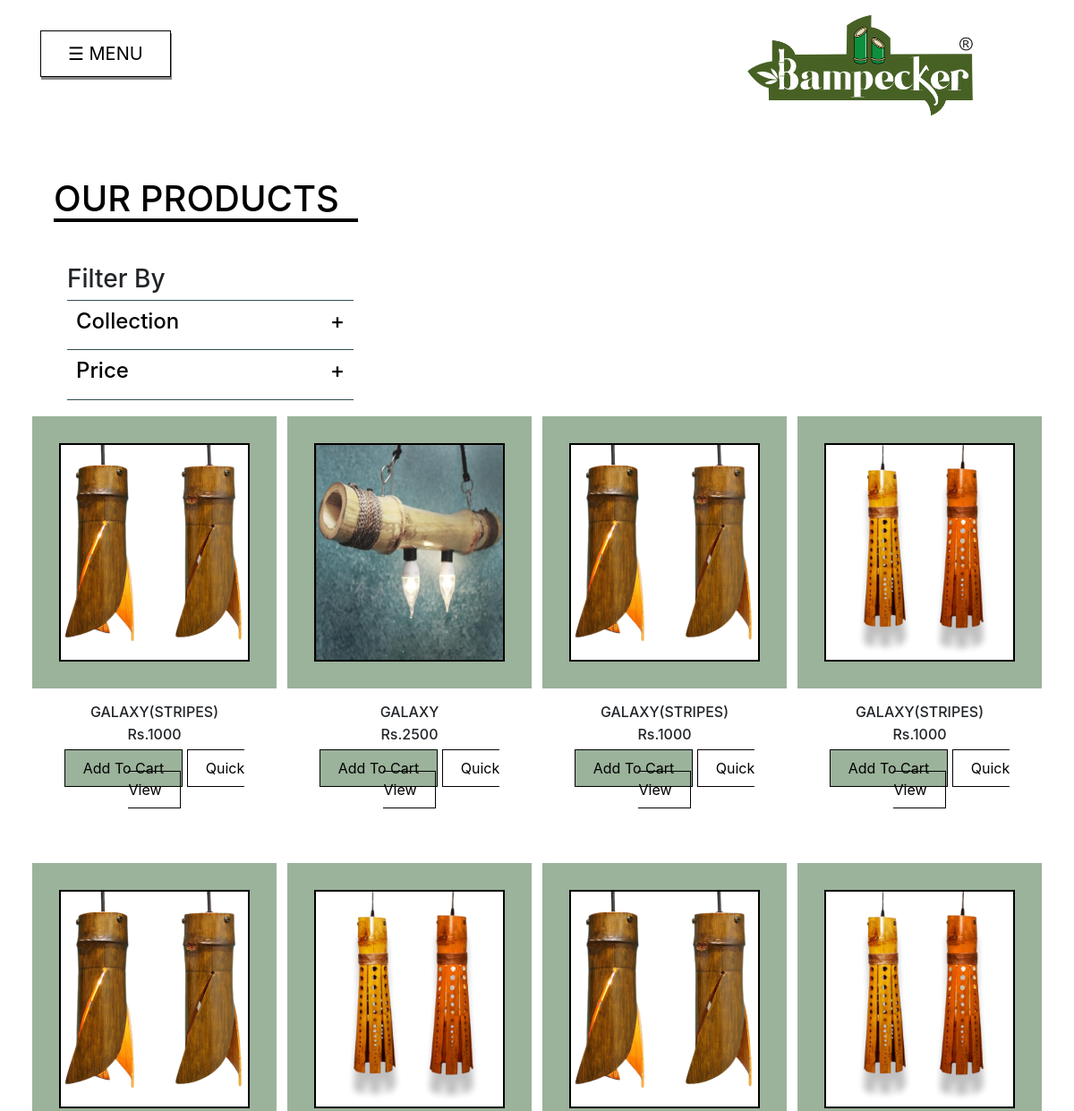
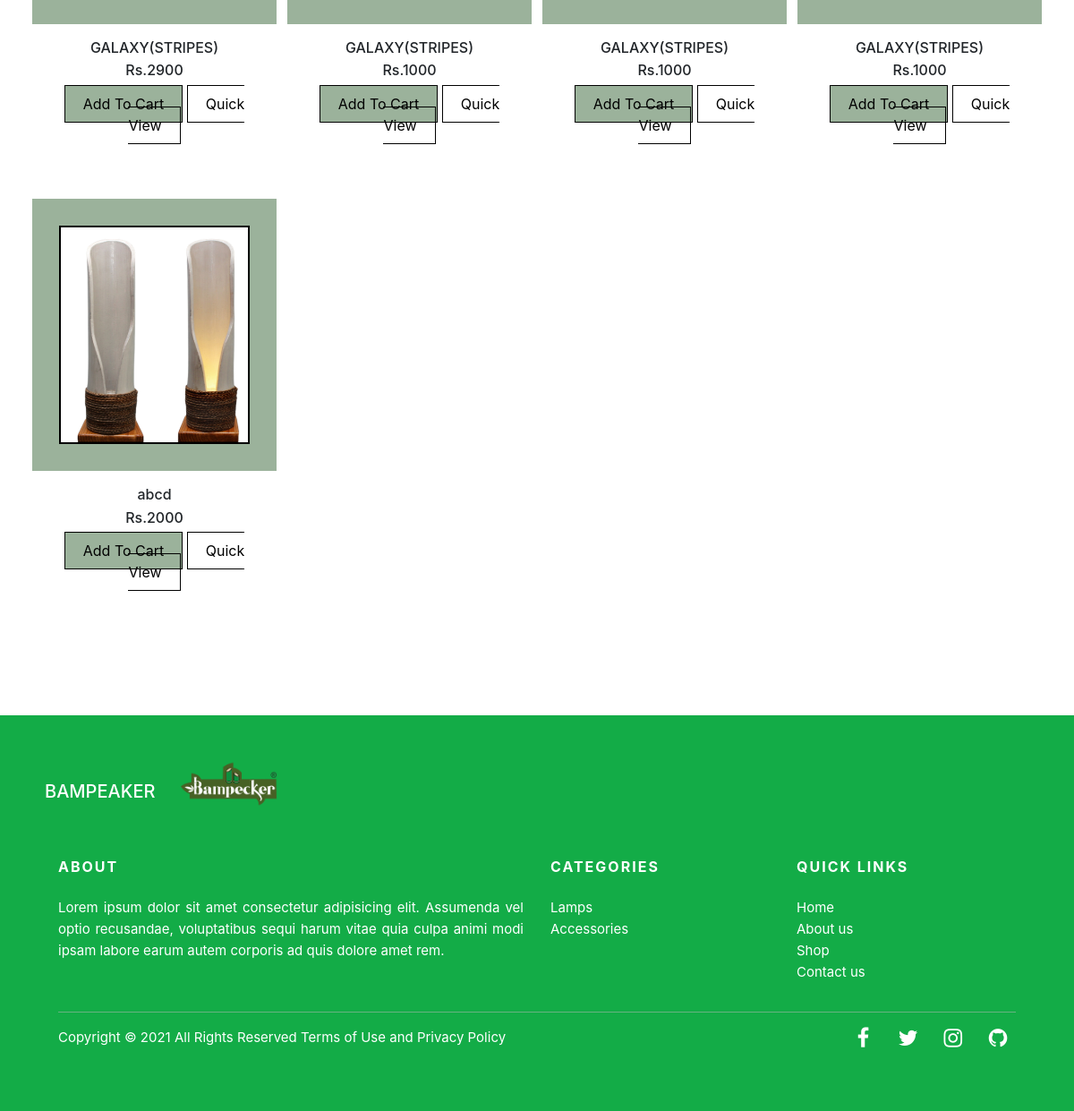
Screenshot of /our_product.php with the database file from the repository (2 pictures, top to bottom).
### tables this page shows
CREATE TABLE `products_tbl` (
  `id` int(11) NOT NULL,
  `name` varchar(50) NOT NULL,
  `image` varchar(50) NOT NULL,
  `price` float NOT NULL,
  `type` varchar(50) NOT NULL,
  `modal_no` varchar(50) NOT NULL,
  `length` varchar(50) NOT NULL,
  `diameter` varchar(50) NOT NULL,
  `description` varchar(1000) NOT NULL
);

### our_product.php (the view, shortened to what this page needs)
<?php include 'common/connect.php'; ?>
<body>
    <?php include 'common/header.php'; ?>
    <div class="container" style="margin-top:200px;">
        <div class="col-sm-4">
            <h1 style="border-bottom:4px solid black;">OUR PRODUCTS</h1>
        </div>
        <div class="col-12 col-sm-6 mt-5">
            <div class="col-sm-8 col-12">
                <div id="accordion" class="panel panel-primary behclick-panel">
                    <div class="panel-heading">
                        <h3 class="panel-title">Filter By</h3>
                    </div>
                    <div class="panel-body">
                        <div class="panel-heading ">
                            <h4 class="panel-title">
                                <a class="toggle_filter" data-toggle="collapse" href="#collapse1" style="color:black;">
                                    Collection
                                    <span style="float:right;">+</span>
                                </a>
                            </h4>
                        </div>
                        <div class="panel-heading ">
                            <h4 class="panel-title">
                                <a class="toggle_filter" data-toggle="collapse" href="#collapse0" style="color:black;">
                                    Price<span style="float:right;">+</span>
                                </a>
                            </h4>
                        </div>
                    </div>
                </div>
            </div>
        </div>
        <div class="row mt-5 our_products" style="text-align:center;">
            <?php
            if(isset($_GET['type'])){
                $type = $_GET['type'];
                $select_query_type = "SELECT * FROM `products_tbl` WHERE `type`='$type'";
                $select_result_type = mysqli_query($conn , $select_query_type);
                while($row = mysqli_fetch_assoc($select_result_type)){
                    ?>
                    <div class="col-12 col-sm-3">
                        <img src="assets/products/<?php echo $row['image'] ?>" alt="" class="img-fluid img_pro mb-5">
                        <h6 class="text-center name_val"><?php echo $row['name'] ?></h6>
                        <h6 class="text-center">Rs.<?php echo $row['price'] ?></h6>
                        <div class="mt-3 atc_qv" style="margin-bottom:100px;">
                          <a href="my_cart.php?id=<?php echo base64_encode($row['id']) ?>" class="atc" style="text-decoration:none;">Add To Cart</a>
                          <a href="product_detail.php?id=<?php echo base64_encode($row['id']); ?>" class="qv" style="text-decoration:none;">Quick View</a>
                        </div>
                    </div>
                    <?php
                }
            }else{
                $select_query = "SELECT * FROM `products_tbl`";
                $select = mysqli_query($conn , $select_query);
                while($row = mysqli_fetch_assoc($select)){
                    ?>
                    <div class="col-12 col-sm-3">
                        <img src="assets/products/<?php echo $row['image'] ?>" alt="" class="img-fluid img_pro mb-5">
                        <h6 class="text-center name_val"><?php echo $row['name'] ?></h6>
                        <h6 class="text-center">Rs.<?php echo $row['price'] ?></h6>
                        <div class="mt-3 atc_qv" style="margin-bottom:100px;">
                        <a href="my_cart.php?id=<?php echo base64_encode($row['id']) ?>" class="atc" style="text-decoration:none;">Add To Cart</a>
                        <a href="product_detail.php?id=<?php echo base64_encode($row['id']); ?>" class="qv" style="text-decoration:none;">Quick View</a>
                        </div>
                    </div>
                    <?php
                }
            }
		?>
        </div>
    </div>
    <?php include 'common/footer.php'; ?>
</body>

### common/header.php (shortened to what this page needs)
    <link rel="stylesheet" type="text/css" href="assets/css/bootstrap/css/bootstrap.min.css">
    <link rel="stylesheet" type="text/css" href="assets/icon/themify-icons/themify-icons.css">
    <link rel="stylesheet" type="text/css" href="assets/icon/font-awesome/css/font-awesome.min.css">
    <link rel="stylesheet" type="text/css" href="assets/icon/icofont/css/icofont.css">
    <link rel="stylesheet" type="text/css" href="assets/css/style.css">
    <link rel="stylesheet" type="text/css" href="assets/css/jquery.mCustomScrollbar.css">
    <link rel="stylesheet" type="text/css" href="https://cdn.datatables.net/1.10.23/css/jquery.dataTables.min.css">
</head>
<body>
<div id="main" class="fixed-top" >
<div class="container">
<button class="openbtn mt-4" onclick="openNav()">☰ MENU</button>
 <a href="index.php">
 <img src="assets/logo/logo.png" alt="" class="img-fluid ml-auto head_logo">
 </a>
</div>
</div>

### common/footer.php (shortened to what this page needs)
<footer class="site-footer mt-5" style="padding:50px;">
    <div class="container">
        <div class="row mb-5">
            <h5  class="mt-4">BAMPEAKER</h5>
            <img src="assets/logo/logo.png" alt="" class="img-fluid foot_logo" >
        </div>
        <div class="row">
            <div class="col-sm-12 col-md-6">
                <h6 class="mb-4"> <b>About</b> </h6>
                <p class="text-justify">Lorem ipsum dolor sit amet consectetur adipisicing elit. Assumenda vel optio
                    recusandae, voluptatibus sequi harum vitae quia culpa animi modi ipsam labore earum autem corporis
                    ad quis dolore amet rem.</p>
            </div>
            <div class="col-xs-6 col-md-3">
                <h6 class="mb-4"> <b>Categories</b> </h6>
                <ul class="footer-links">
                    <li><a href="our_product.php?type=lamps">Lamps</a></li>
                    <li><a href="our_product.php?type=accessories">Accessories</a></li>
                </ul>
            </div>
            <div class="col-xs-6 col-md-3">
                <h6 class="mb-4"> <b>Quick Links</b></h6>
                <ul class="footer-links">
                    <li><a href="index.php">Home</a></li>
                    <li><a href="about.php">About us</a></li>
                    <li><a href="our_product.php">Shop</a></li>
                    <li><a href="contactus.php">Contact us</a></li>
                </ul>
            </div>
        </div>
        <hr>
    </div>
    <div class="container">
        <div class="row">
            <div class="col-md-8 col-sm-6 col-xs-12">
                <p class="copyright-text">Copyright &copy; 2021 All Rights Reserved Terms of Use and Privacy Policy
                </p>
            </div>
            <div class="col-md-4 col-sm-6 col-xs-12">
                <ul class="social-icons">
                    <li><a class="facebook" href="#"><i class="fa fa-facebook"></i></a></li>
                    <li><a class="twitter" href="#"><i class="fa fa-twitter"></i></a></li>
                    <li><a class="dribbble" href="#"><i class="fa fa-instagram"></i></a></li>
                    <li><a class="linkedin" href="#"><i class="fa fa-github"></i></a></li>
                </ul>
            </div>
        </div>
    </div>
</footer>

### assets/css/style.css (style rules this page uses)
h1, h2, h4 { color: black; }
.site-footer { background-color: #13AC47; padding: 45px 0 20px; font-size: 15px; line-height: 24px; color: white; }
.site-footer hr { border-top-color: #bbb; opacity: 0.5 }
.site-footer h6 { color: #fff; font-size: 16px; text-transform: uppercase; margin-top: 5px; letter-spacing: 2px }
.site-footer a { color: white; }
.footer-links { padding-left: 0; list-style: none }
.footer-links li { display: block }
.footer-links a { color: white; }
.site-footer .social-icons { text-align: right }
.site-footer .social-icons a { width: 40px; height: 40px; line-height: 40px; margin-left: 6px; margin-right: 0; border-radius: 100%; color: white; font-size: x-large; }
.copyright-text { margin: 0 }
.social-icons { padding-left: 0; margin-bottom: 0; list-style: none }
.social-icons li { display: inline-block; margin-bottom: 4px }
.social-icons a { color: #818a91; font-size: 16px; display: inline-block; line-height: 44px; width: 44px; height: 44px; text-align: center; margin-right: 8px; border-radius: 100%; -webkit-transition: all .2s linear; -o-transition: all .2s linear; transition: all .2s linear }
.img_pro { outline: solid 30px #9BB29B; border: 2px solid black; width: 213px; height: 244px; }
.foot_logo { width: 15%; height: auto; }
.head_logo { width: 35%; height: auto; float: right; }

### our_product.php (style rules this page uses)
.atc { border: 1px solid black; padding: 10px 20px; color: black; background-color: #9BB29B; cursor: pointer; }
.qv { border: 1px solid black; padding: 10px 20px; color: black; cursor: pointer; }
.behclick-panel .panel-heading { border-top-right-radius: 0px; border-top-left-radius: 0px; border-bottom: 1px solid darkslategrey; }
.behclick-panel { border-radius: 0px; border-right: 0px; border-left: 0px; border-bottom: 0px; box-shadow: 0 0px 0px rgba(0, 0, 0, 0); }
.behclick-panel .panel-title>a, .panel-title>small, .panel-title>.small, .panel-title>small>a, .panel-title>.small>a { outline: none; }
.behclick-panel .panel-body>.panel-heading { padding: 10px 10px; }
.behclick-panel .panel-body { padding: 0px; }
.behclick-panel a:link { text-decoration: none; }

### common/header.php (style rules this page uses)
.openbtn { font-size: 20px; cursor: pointer; background-color: white; color: black; padding: 10px 30px; border: 1px solid; box-shadow: 1px 3px #888888; }
#main { transition: margin-left .5s; padding: 10px; background-color:white; }

### rows the page displays
products_tbl: image (picture), name "GALAXY(STRIPES)", price "1000"
products_tbl: image (picture), name "GALAXY", price "2500"
products_tbl: image (picture), name "GALAXY(STRIPES)", price "1000"
products_tbl: image (picture), name "GALAXY(STRIPES)", price "1000"
products_tbl: image (picture), name "GALAXY(STRIPES)", price "2900"
products_tbl: image (picture), name "GALAXY(STRIPES)", price "1000"
products_tbl: image (picture), name "GALAXY(STRIPES)", price "1000"
products_tbl: image (picture), name "GALAXY(STRIPES)", price "1000"
products_tbl: image (picture), name "abcd", price "2000"
